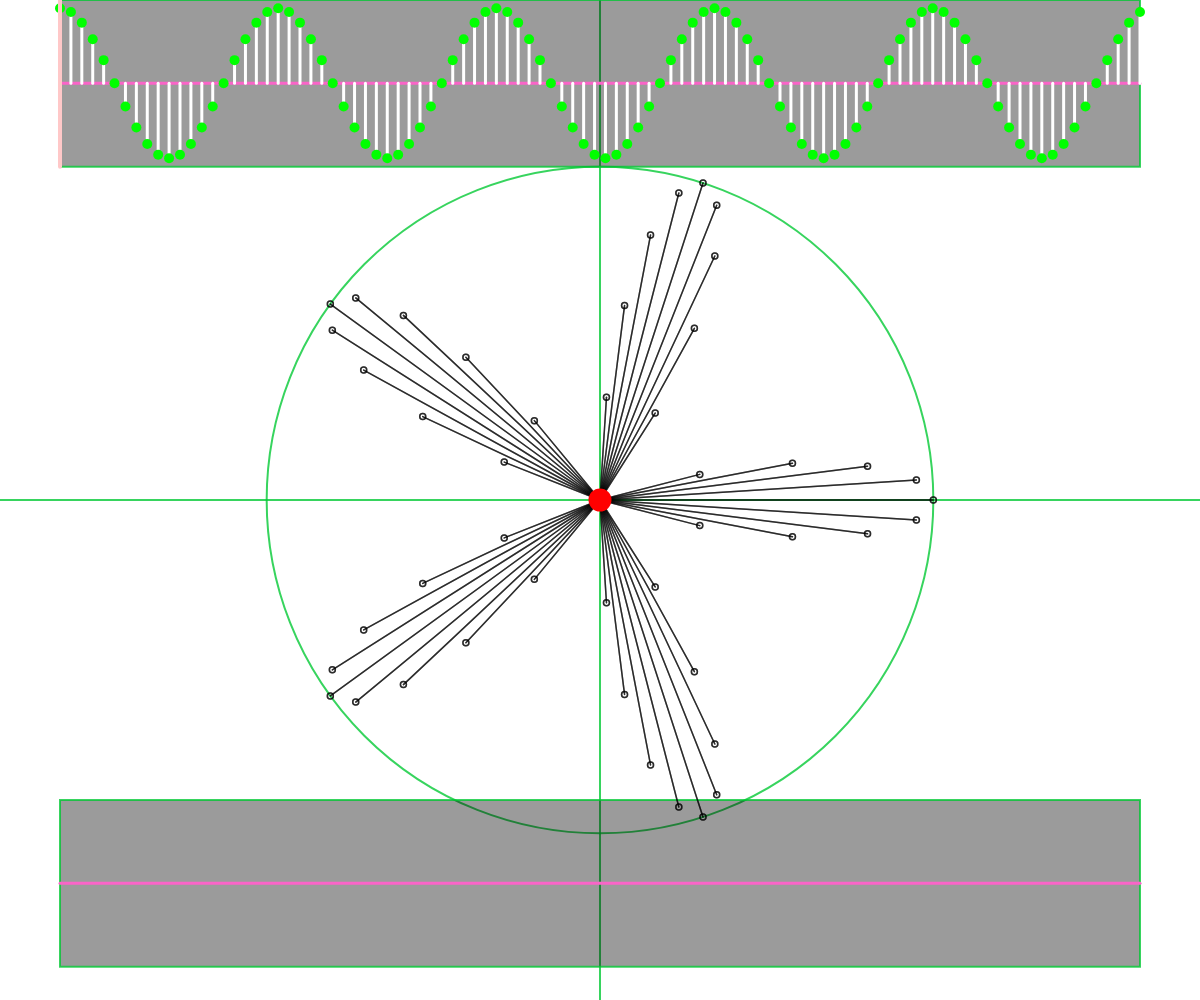
Frame 1 (no input)
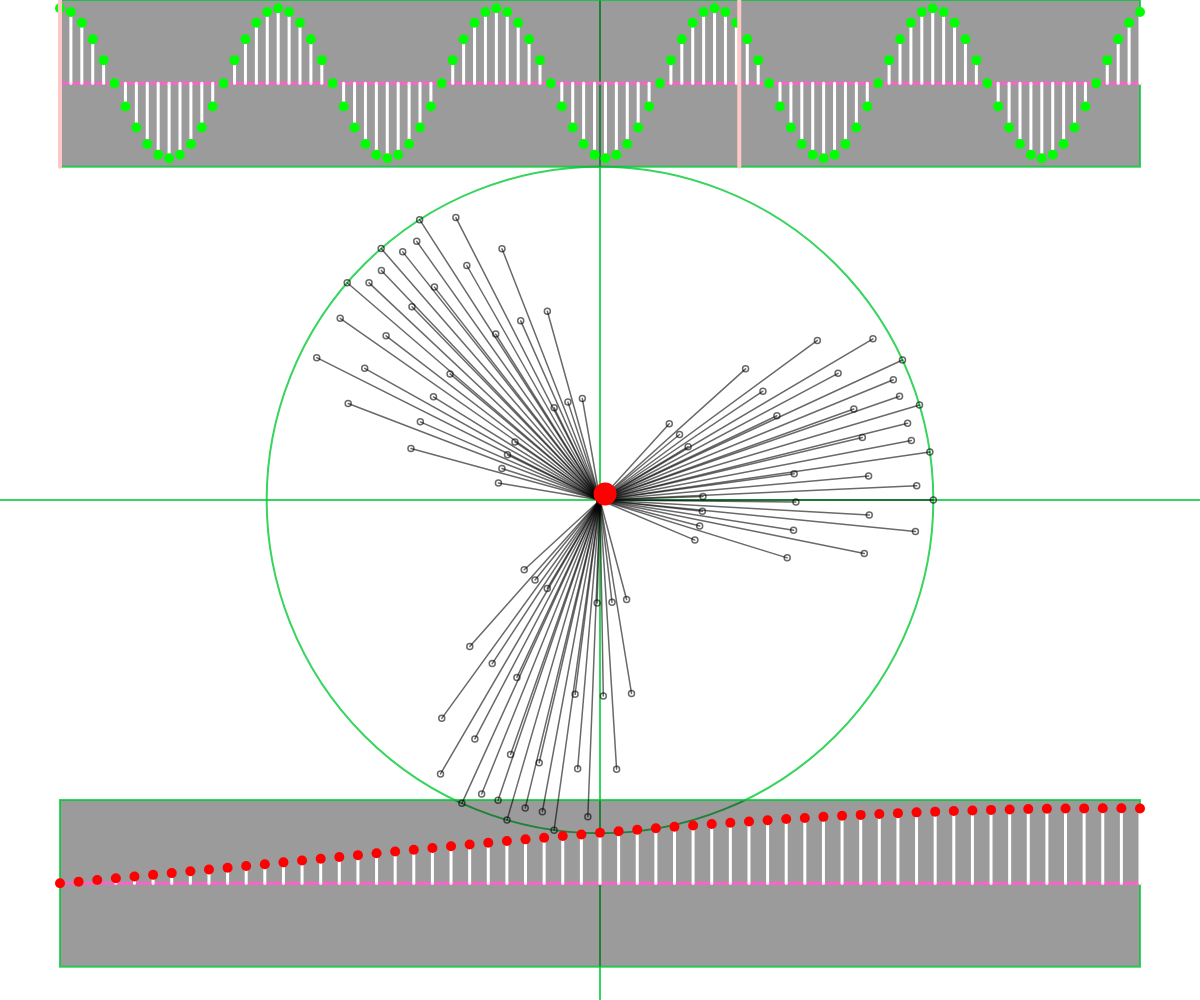
Frame 60 (no input)
Frame 120 (the mouse pressed at the canvas centre since frame 60): identical to frame 60, image omitted

The p5.js sketch that drew these frames (run headless with seeded random() and noise() and a simulated clock; from frame 60 on, the mouse is pressed at the canvas centre):

// p5.js sketch
// ── sketch.js
let c;
let array = [];
function setup() {
  createCanvas(windowWidth, windowHeight);
  let uzunluk = 100;
  for(let i = 0; i < uzunluk; i++){
    array.push(Math.cos(TWO_PI*i/20));
  }
  c = new DFTCanavari(array, height/3);
}
let freq = [];
function draw() {
  if(!mouseIsPressed){
  background(255);
  unitCircle(height / 3);
  showSamples(array, c.k);
  showFreqs(freq);
  translate(width/2, height/2);
  //euler(QUARTER_PI,width/43);
  c.enIleri();
  c.goster(); 
  c.k += inc;
  freq.push(c.sum.mag());
}}
let inc = 0.01;
// function mouseWheel(event) {
//   if(event.delta>0){
//     inc *= 2;
//   }else{
//     inc *= 0.5;
//   }
//   return false;
// }

// ── dftcanavari.js
class DFTCanavari{
    constructor(sampleArray, unitPix){
        // x[n] ile genişletilmiş (artık birim olmayan) birim vektörlerin deposu
        this.noktalar = [];
        // ayrık verinin okunacağı ve fourier dönüşümünün uygulanacağı dizi
        this.sampleArray = sampleArray;
        // büyük N harfi ile gösterilen, toplam örnek sayısına denk düşen sayı
        this.N = sampleArray.length
        // bütün örnekler, eşit aralıklarla çember etrafına dizildiğinde,
        // çember etrafında kaç tur dönülecek k sayısına bağlıdır
        this.k = 1;
        // noktalar[] dizisinde nokta eklendikçe bu vektörün ucuna da eklenir.
        // orijinden net sapmayı gösterir.
        this.sum = createVector(0, 0);
        // şu anda kaçıncı örneğin okunduğunu gösterir
        this.n = 0;
        this.unitPix = unitPix;
    }
    enIleri(){
        this.noktalar = [];
        this.sum = createVector(0,0);
        this.n = 0;
        for(let i = 0; i < this.N; i++){
            this.ileri();
        }
    }
    ileri(){
        if(this.n <= this.N){
            let theta = TWO_PI*this.k*(this.n/this.N);
            let sample = this.sampleArray[this.n];
            let yeniNokta = createVector(Math.cos(theta), -Math.sin(theta)).mult(sample*this.unitPix);
            this.noktalar.push(yeniNokta);
            this.sum.add(yeniNokta);
            this.n++;
        }
    }
    // Orijine translate edilmiş olduğunu varsayar
    goster(){
        for(let i = 0; i < this.noktalar.length; i++){
            let nokta = this.noktalar[i];
            // Noktayı transparan doğru ile çiz, ucuna top ekle
            strokeWeight(1.5);
            stroke(0,150);
            line(0,0, nokta.x, -nokta.y);
            circle(nokta.x, -nokta.y, 6);
        }
        stroke(255,0,0);
        strokeWeight(3);
        fill(255,0,0);
        this.sum.mult(1/this.N);
        line(0,0, this.sum.x, -this.sum.y);
        circle(this.sum.x, -this.sum.y, 20);
    }
}
// ── tools.js
let unitCircle = (function (r) {
    noFill();
    strokeWeight(2);
    stroke(0, 200, 50, 200);
    line(0, height / 2, width, height / 2);
    line(width / 2, 0, width / 2, height);
    circle(width / 2, height / 2, 2*r);
});

let euler = (function(theta, radius_one){
    strokeWeight(3);
    stroke(0)
    line(0, 0, radius_one*Math.cos(theta), -radius_one*Math.sin(theta));
    // colormode çakmam lazım
});


let showSamples = (function (sampleArray, k) {
    push();
    let box_width = width * 0.9;
    let box_height = height / 6.0;
    translate((width - box_width) / 2.0, 0);
    fill(0, 100);
    rect(0, 0, box_width, box_height);
    noFill();
    strokeWeight(3);
    stroke(250, 100, 200);
    line(0, box_height / 2, box_width, box_height / 2);

    let N = sampleArray.length;
    let dx = box_width / (N - 1);
    let max = Math.max(...sampleArray);
    let min = Math.min(...sampleArray);
    let normal = 1.0;
    if (Math.abs(max) < Math.abs(min)) {
        normal = Math.abs(min);
    } else {
        normal = Math.abs(max);
    }
    translate(0, box_height / 2);
    let oran = box_height * 0.9 / normal / 2;
    let displacement = 0;
    for (let i = 0; i < N; i++) {
        let sample = sampleArray[i] * oran;
        stroke(255)
        line(0, 0, 0, -sample);
        noStroke();
        fill(0,255,0);
        circle(0, -sample, 10)
        translate(dx, 0);
        displacement += dx;
    }
    strokeWeight(4);
    stroke(255,200,200);
    (function(k,w,h){
        translate(-displacement,0);
        let loc = 0;
        let increment = w/k;
        while (loc < w){
            loc += increment;
            line(0, -box_height/2, 0, box_height/2);
            translate(increment, 0);
        }
    })(k, box_width, box_height);
    pop();
});


let showFreqs = (function (sampleArray) {
    push();
    let box_width = width * 0.9;
    let box_height = height / 6.0;
    translate(0, height*0.8);
    translate((width - box_width) / 2.0, 0);
    fill(0, 100);
    rect(0, 0, box_width, box_height);
    noFill();
    strokeWeight(3);
    stroke(250, 100, 200);
    line(0, box_height / 2, box_width, box_height / 2);

    let N = sampleArray.length;
    let dx = box_width / (N - 1);
    let max = Math.max(...sampleArray);
    let min = Math.min(...sampleArray);
    let normal = 1.0;
    if (Math.abs(max) < Math.abs(min)) {
        normal = Math.abs(min);
    } else {
        normal = Math.abs(max);
    }
    translate(0, box_height / 2);
    let oran = box_height * 0.9 / normal / 2;
    let displacement = 0;
    for (let i = 0; i < N; i++) {
        let sample = sampleArray[i] * oran;
        stroke(255)
        line(0, 0, 0, -sample);
        noStroke();
        fill(255,0,0);
        circle(0, -sample, 10)
        translate(dx, 0);
        displacement += dx;
    }
    pop();
});
